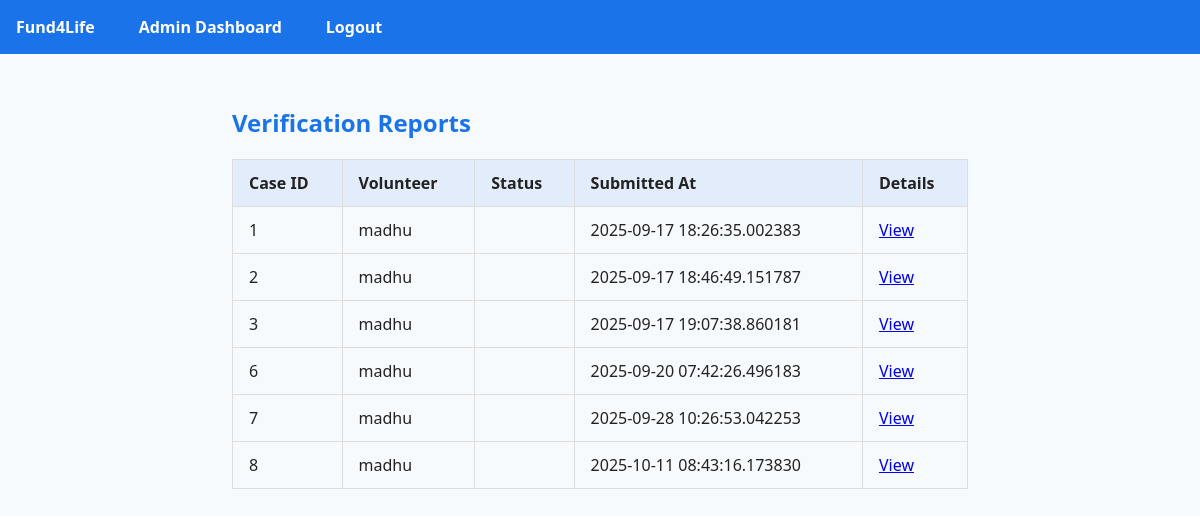
The app's page /admin/verification_reports (signed in) with its own data.
### models/verification_report.py (models this page shows)
class VerificationReport(db.Model):
    __tablename__ = 'verification_report'
    id = db.Column(db.Integer, primary_key=True)
    case_id = db.Column(db.Integer, db.ForeignKey('emergency_case.id'), nullable=False)
    volunteer_id = db.Column(db.Integer, db.ForeignKey('volunteer.id'), nullable=False)
    live_photo_filename = db.Column(db.String(300), nullable=True)
    verified_docs_filename = db.Column(db.String(300), nullable=True)
    comments = db.Column(db.Text, nullable=True)
    submitted_at = db.Column(db.DateTime, default=datetime.utcnow)
    case = db.relationship('EmergencyCase', backref=db.backref('verification_reports', lazy=True))
    volunteer = db.relationship('Volunteer', backref=db.backref('verification_reports_submitted', lazy=True))

### models/volunteer.py (models this page shows)
class Volunteer(db.Model):
    __tablename__ = 'volunteer'
    id = db.Column(db.Integer, primary_key=True)
    name = db.Column(db.String(120), nullable=False)
    email = db.Column(db.String(120), unique=True, nullable=False)
    phone = db.Column(db.String(20), nullable=True)
    password = db.Column(db.String(200), nullable=False)

### admin/routes.py (the view)
@admin_bp.route('/verification_reports')
@admin_required
def verification_reports():
    reports = VerificationReport.query.all()
    return render_template('admin/verification_reports.html', reports=reports)

### admin/routes.py (called while the page is built)
def admin_required(f):
    from functools import wraps
    @wraps(f)
    def decorated(*args, **kwargs):
        if not session.get('admin_logged_in'):
            flash('Admin login required.', 'danger')
            return redirect(url_for('admin.login'))
        return f(*args, **kwargs)
    return decorated

### templates/admin/verification_reports.html
{% extends "base.html" %}
{% block content %}
<h2>Verification Reports</h2>
<table border="1" cellpadding="6">
    <thead>
        <tr><th>Case ID</th><th>Volunteer</th><th>Status</th><th>Submitted At</th><th>Details</th></tr>
    </thead>
    <tbody>
        {% for report in reports %}
        <tr>
            <td>{{ report.case_id }}</td>
            <td>{{ report.volunteer.name }}</td>
            <td>{{ report.status }}</td>
            <td>{{ report.submitted_at }}</td>
            <td><a href="{{ url_for('admin.verification_report_details', report_id=report.id) }}">View</a></td>
        </tr>
        {% endfor %}
    </tbody>
</table>
{% endblock %}

### static/css/styles.css (style rules this page uses)
body { font-family: 'Segoe UI', Tahoma, Geneva, Verdana, sans-serif; margin: 0; padding: 0; background: #f7fafc; color: #222; }
h1, h2, h3, h4 { color: #1a73e8; }
table { width: 100%; border-collapse: collapse; margin: 1em 0; }
th, td { border: 1px solid #ddd; padding: 0.75em 1em; text-align: left; }
th { background: #e3ecfa; }

### records on screen
VerificationReport: case_id "1", volunteer.name "madhu", submitted_at "2025-09-17 18:26:35.002383"
VerificationReport: case_id "2", volunteer.name "madhu", submitted_at "2025-09-17 18:46:49.151787"
VerificationReport: case_id "3", volunteer.name "madhu", submitted_at "2025-09-17 19:07:38.860181"
VerificationReport: case_id "6", volunteer.name "madhu", submitted_at "2025-09-20 07:42:26.496183"
VerificationReport: case_id "7", volunteer.name "madhu", submitted_at "2025-09-28 10:26:53.042253"
VerificationReport: case_id "8", volunteer.name "madhu", submitted_at "2025-10-11 08:43:16.173830"
